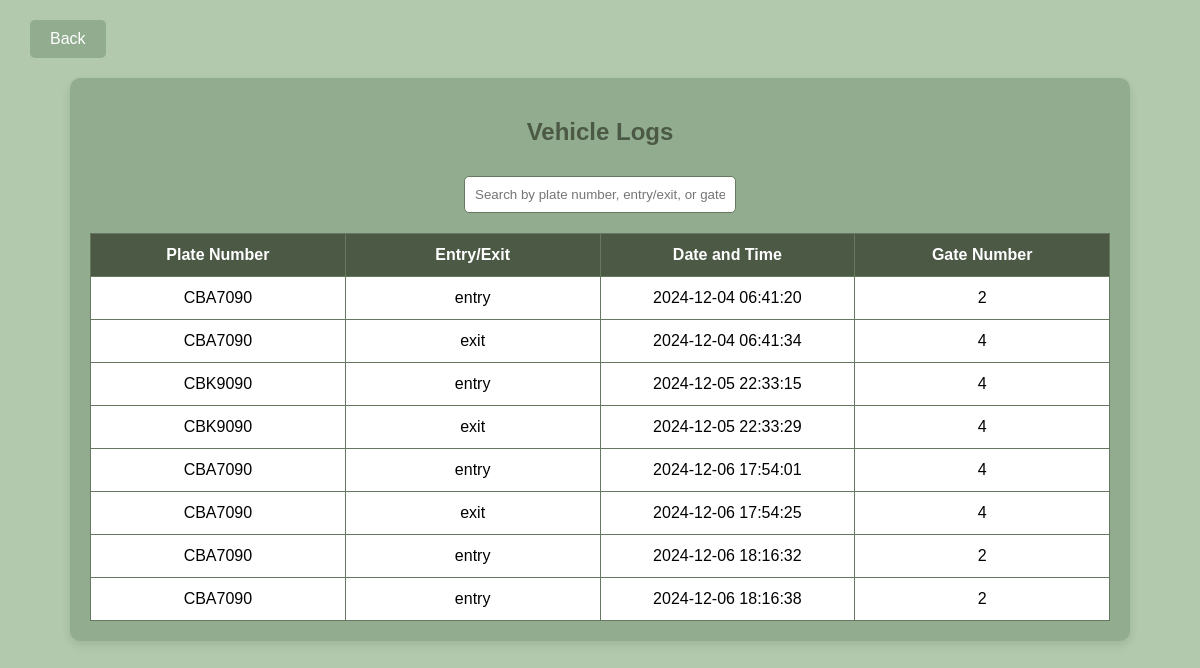
/vehicle_logs.php (signed in), run on the app's committed database.
### tables this page shows
CREATE TABLE `vehicle_logs` (
  `id` int(11) NOT NULL,
  `plate_number` varchar(50) NOT NULL,
  `entry_exit` enum('entry','exit') NOT NULL,
  `date_time` timestamp NOT NULL DEFAULT current_timestamp() ON UPDATE current_timestamp(),
  `gate_number` int(11) NOT NULL
);

### vehicle_logs.php (the view, shortened to what this page needs)
<?php
include('config.php');
$query = "SELECT * FROM `vehicle_logs`";
$result = mysqli_query($conn, $query);
?>
<!DOCTYPE html>
<html lang="en">
<head>
    <link rel="stylesheet" href="style.css">
</head>
<body>
    <a href="security_dashboard.php" class="btn btn-back">Back</a>
    <div class="container">
        <h2>Vehicle Logs</h2>
        <div class="search-bar">
            <input type="text" id="search" placeholder="Search by plate number, entry/exit, or gate number..." onkeyup="searchLogs()">
        </div>
        <div class="table-container">
            <table id="vehicleLogsTable">
                <thead>
                    <tr>
                        <th>Plate Number</th>
                        <th>Entry/Exit</th>
                        <th>Date and Time</th>
                        <th>Gate Number</th>
                    </tr>
                </thead>
                <tbody>
                    <?php if (mysqli_num_rows($result) > 0): ?>
                        <?php while ($row = mysqli_fetch_assoc($result)): ?>
                            <tr>
                                <td><?= htmlspecialchars($row['plate_number']); ?></td>
                                <td><?= htmlspecialchars($row['entry_exit']); ?></td>
                                <td><?= htmlspecialchars($row['date_time']); ?></td>
                                <td><?= htmlspecialchars($row['gate_number']); ?></td>
                            </tr>
                        <?php endwhile; ?>
                    <?php else: ?>
                        <tr>
                            <td colspan="4">No logs found.</td>
                        </tr>
                    <?php endif; ?>
                </tbody>
            </table>
        </div>
    </div>
</body>
</html>

### style.css (style rules this page uses)
body { font-family: Arial, sans-serif; background-color: #B2C9AD; margin: 0; padding: 0; color: white; }
h1, h2 { color: #4B5945; text-align: center; margin-top: 20px; }
.container { width: 85%; margin: 20px auto; padding: 20px; background-color: #91AC8F; border-radius: 10px; box-shadow: 0 4px 10px rgba(0, 0, 0, 0.1); text-align: center; }
.table-container { width: 100%; max-width: 100%; overflow-x: auto; }
table { width: 100%; border-collapse: collapse; background-color: #FFFFFF; table-layout: fixed; }
th, td { padding: 12px; text-align: center; border: 1px solid #66785F; color: black; }
th { background-color: #4B5945; color: white; }
.search-bar { margin-bottom: 20px; }
.search-bar input { padding: 10px; width: 250px; margin-top: 10px; border-radius: 5px; border: 1px solid #66785F; background-color: #FFFFFF; }
.btn-back { background-color: #91AC8F; color: white; padding: 10px 20px; border-radius: 5px; text-decoration: none; margin-top: 20px; display: inline-block; margin-left: 30px; }

### data on the page
vehicle_logs: plate_number "CBA7090", entry_exit "entry", date_time "2024-12-04 06:41:20", gate_number "2"
vehicle_logs: plate_number "CBA7090", entry_exit "exit", date_time "2024-12-04 06:41:34", gate_number "4"
vehicle_logs: plate_number "CBK9090", entry_exit "entry", date_time "2024-12-05 22:33:15", gate_number "4"
vehicle_logs: plate_number "CBK9090", entry_exit "exit", date_time "2024-12-05 22:33:29", gate_number "4"
vehicle_logs: plate_number "CBA7090", entry_exit "entry", date_time "2024-12-06 17:54:01", gate_number "4"
vehicle_logs: plate_number "CBA7090", entry_exit "exit", date_time "2024-12-06 17:54:25", gate_number "4"
vehicle_logs: plate_number "CBA7090", entry_exit "entry", date_time "2024-12-06 18:16:32", gate_number "2"
vehicle_logs: plate_number "CBA7090", entry_exit "entry", date_time "2024-12-06 18:16:38", gate_number "2"
